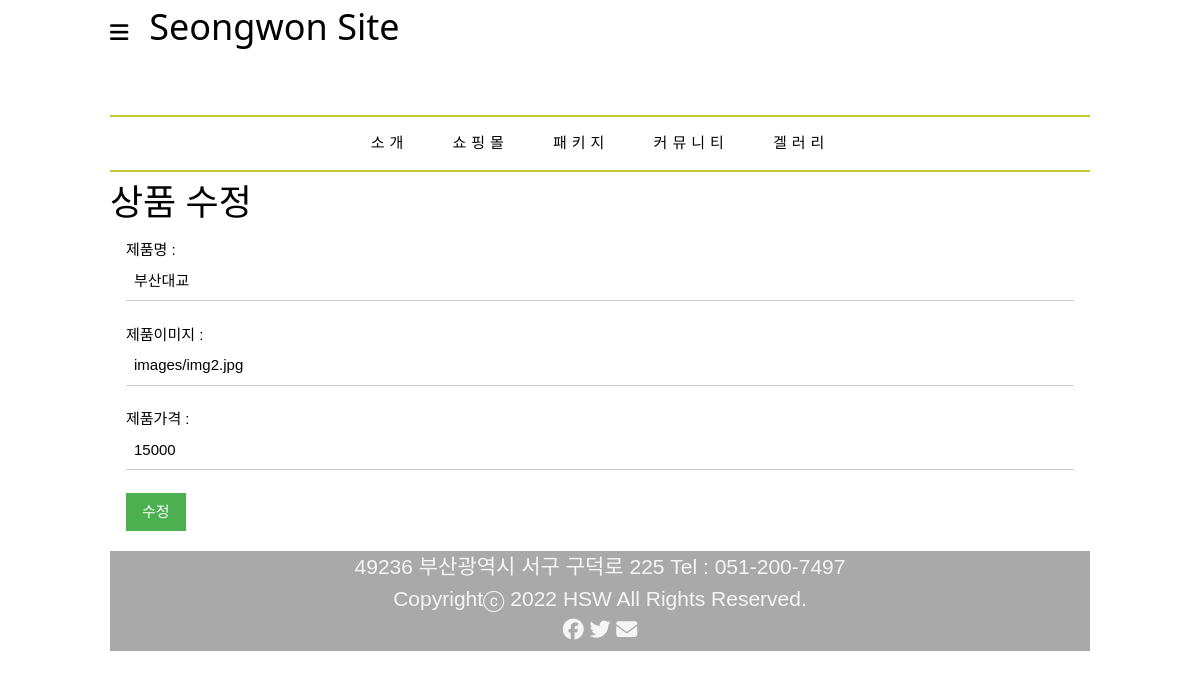
/product/update/2, run on the app's committed database.
### product/models.py (models this page shows)
class Products(models.Model) :
    name = models.CharField(max_length=20)
    img = models.CharField(max_length=25)
    price = models.IntegerField()

### product/views.py (the view)
# urls.py: path('update/<int:id>',views.update),
def update(request,id):
    p= Products.objects.get(id=id)
    return render(request, 'p_update.html', {'p': p})

### product/templates/p_update.html (shortened to what this page needs)
{% extends 'base.html' %}
{% block content %}
<h1> 상품 수정</h1>
<form action="updaterecord/{{p.id}}" method="post" class="w3-container">
제품명 :
<input type="text" name='name' value="{{p.name}}" class="w3-input">
<br>
제품이미지 :
<input type="text" name="img" value="{{p.img}}" class="w3-input">
<br>
제품가격 :
<input type="text" name="price" value="{{p.price}}" class="w3-input">
<br>
<input type="submit" value="수정" class="w3-btn w3-green">
</form>
{% endblock %}

### static/mystyle.css (style rules this page uses)
* { font-family: "맑은 고딕", Arial, Helvetica, sans-serif; line-height: 150%; }
body { margin-top: 20px; margin: 0 auto; max-width: 980px; }

### static/w3.css (style rules this page uses)
*,*:before,*:after { box-sizing:inherit }
html { -ms-text-size-adjust:100%;-webkit-text-size-adjust:100% }
body { margin:0 }
button,input,select,textarea,optgroup { font:inherit;margin:0 }
button,input { overflow:visible }
button,[type=button],[type=reset],[type=submit] { -webkit-appearance:button }
html,body { font-family:Verdana,sans-serif;font-size:15px;line-height:1.5 }
html { overflow-x:hidden }
h1 { font-size:36px }
h1,h2,h3,h4,h5,h6 { font-family:"Segoe UI",Arial,sans-serif;font-weight:400;margin:10px 0 }
.w3-btn,.w3-button { border:none;display:inline-block;padding:8px 16px;vertical-align:middle;overflow:hidden;text-decoration:none;color:inherit;background-color:inherit;text-align:center;cursor:pointer;white-space:nowrap }
.w3-btn,.w3-button { -webkit-touch-callout:none;-webkit-user-select:none;-khtml-user-select:none;-moz-user-select:none;-ms-user-select:none;user-select:none }
.w3-input { padding:8px;display:block;border:none;border-bottom:1px solid #ccc;width:100% }
.w3-container:after,.w3-container:before,.w3-panel:after,.w3-panel:before,.w3-row:after,.w3-row:before,.w3-row-padding:after,.w3-row-padding:before, .w3-cell-row:before,.w3-cell-row:after,.w3-clear:after,.w3-clear:before,.w3-bar:before,.w3-bar:after { content:"";display:table;clear:both }
.w3-container,.w3-panel { padding:0.01em 16px }
.w3-green,.w3-hover-green:hover { color:#fff!important;background-color:#4CAF50!important }

### app/templates/base.html (style rules this page uses)
body { max-width: 980px;; margin: auto; }

### data on the page
Products: name "부산대교", img "images/img2.jpg", price "15000"
